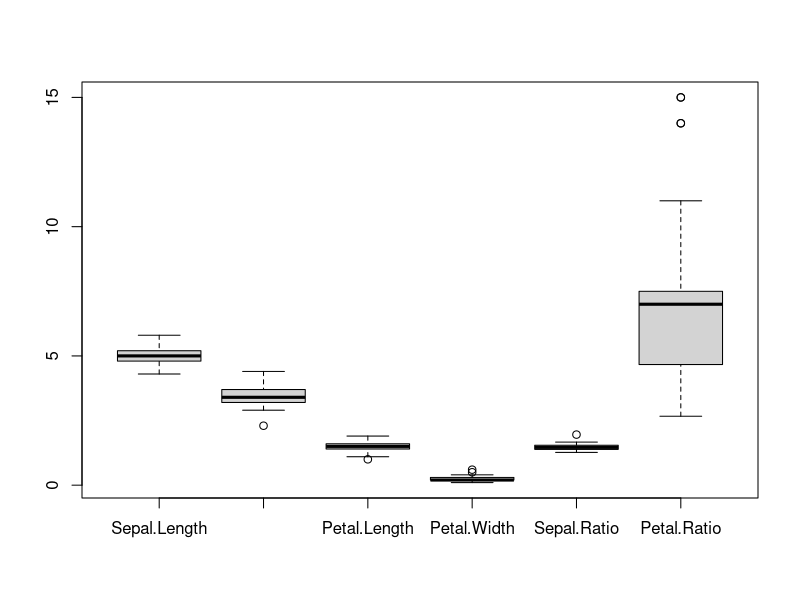
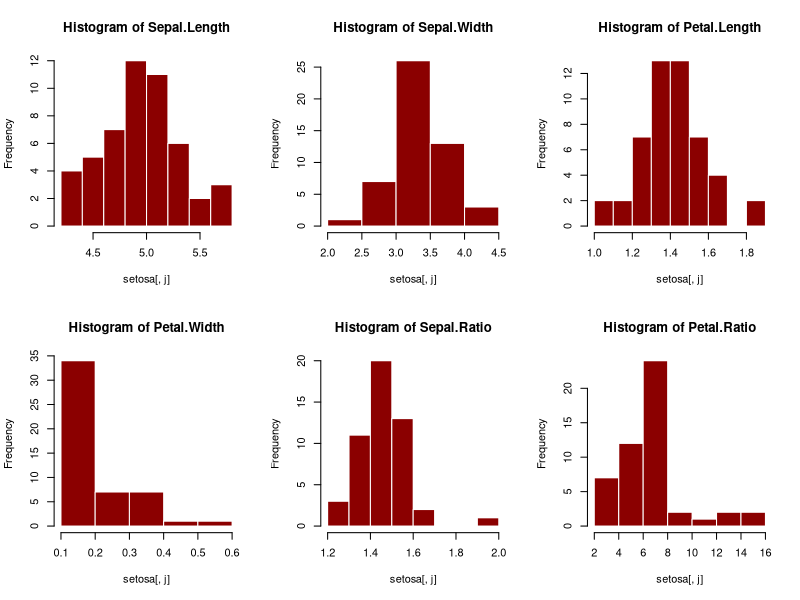
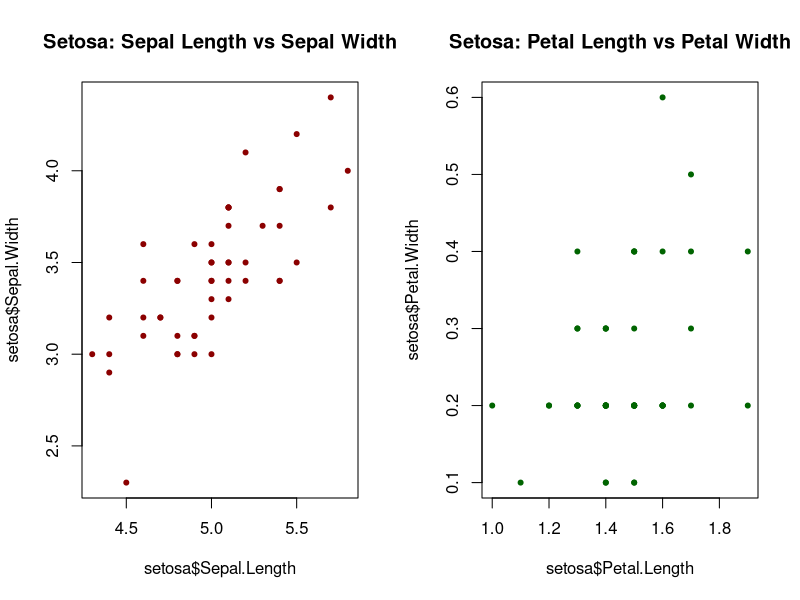
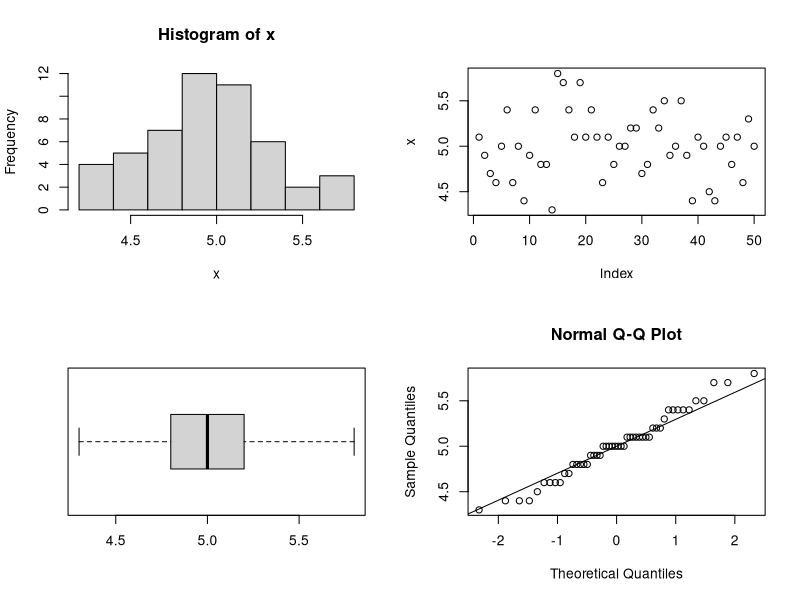
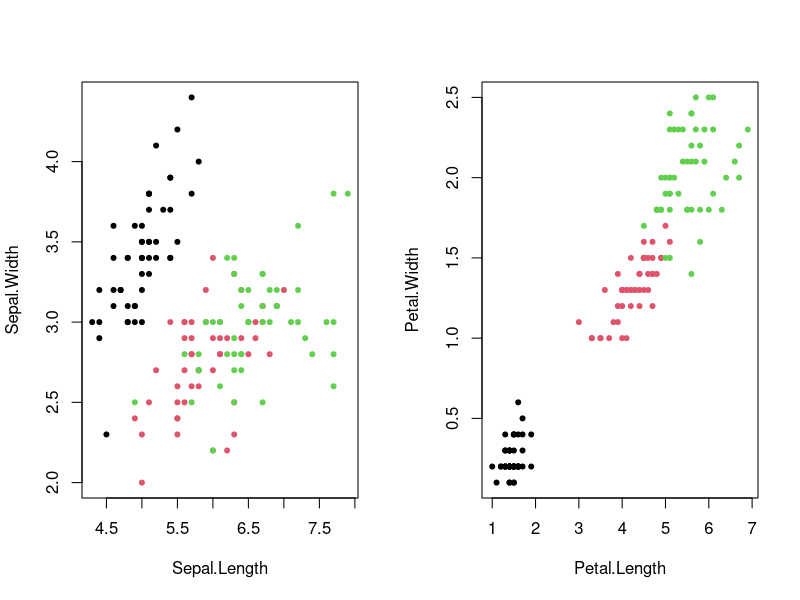
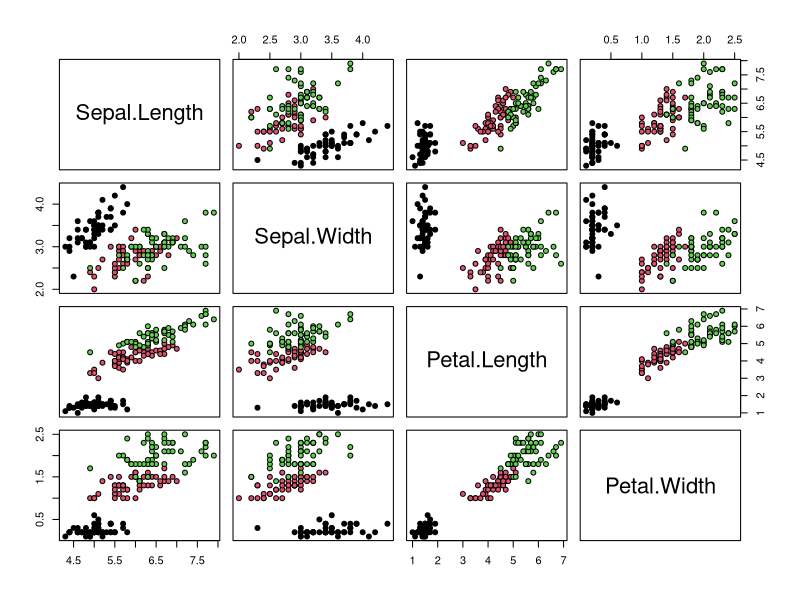

Here is the R script that generated these plots, in order:
## ---- chunk 1
data(iris)
## ---- chunk 2
head(iris)
class(iris)
ls(iris)
nrow(iris)
sapply(iris, FUN=class)
## ---- chunk 3
unique(iris$Species)
table(iris$Species)
## ---- chunk 4
setosa <- iris[iris$Species == "setosa", -5]
## ---- chunk 5
sapply(setosa, mean)
sapply(setosa, sd)
cov(setosa)
cor(setosa)
## ---- chunk 6
setosa <- transform(setosa, Sepal.Ratio = Sepal.Length / Sepal.Width,
                    Petal.Ratio = Petal.Length / Petal.Width)
## ---- chunk 7
boxplot(setosa)
## ---- chunk 8
par(mfrow=c(2, 3))
for( j in 1:ncol(setosa) ){
  hist(setosa[, j], border=FALSE, 
       col="darkred", main=paste0("Histogram of ", names(setosa)[j] ) )
}  
par(mfrow=c(1, 1))
## ---- chunk 9
par(mfrow=c(1, 2))
plot(setosa$Sepal.Length, setosa$Sepal.Width, 
     main="Setosa: Sepal Length vs Sepal Width", pch=20, col="darkred")
plot(setosa$Petal.Length, setosa$Petal.Width, 
     main="Setosa: Petal Length vs Petal Width", pch=20, col="darkgreen")
par(mfrow=c(1, 1))
## ---- chunk 10
stats <- function(df){
  Mean <- sapply(df, mean)
  Sd <- sapply(df, sd)
  FiveNum <- sapply(df, quantile)
  rst <- list(Mean=Mean, Sd=Sd, FiveNum=FiveNum)
  return(rst)
}

stats(setosa)
## ---- chunk 11
explore.plot <- function (x){ 
  par(mfrow=c(2,2))
  hist(x)
  plot(x)
  boxplot(x,horizontal=T)
  qqnorm(x); qqline(x)
  par(mfrow=c(1,1))
}

explore.plot(setosa$Sepal.Length)
## ---- chunk 12
setosa.fit <- lm(data=setosa, Sepal.Length ~ Sepal.Width)
summary(setosa.fit)
## ---- chunk 13
par(mfrow=c(1, 2))
with(iris, {
  plot(Sepal.Length, Sepal.Width, pch=20, col=factor(Species))
  plot(Petal.Length, Petal.Width, pch=20, col=factor(Species))
})
par(mfrow=c(1, 1))
## ---- chunk 14
pairs(iris[, -5], pch=21, bg=iris$Species)
## ---- chunk 15
lm.uc <- lm(data=iris, Sepal.Length~Sepal.Width)
summary( lm.uc )
## ---- chunk 16
summary( lm(data=iris, Sepal.Length~Sepal.Width+Species) )
